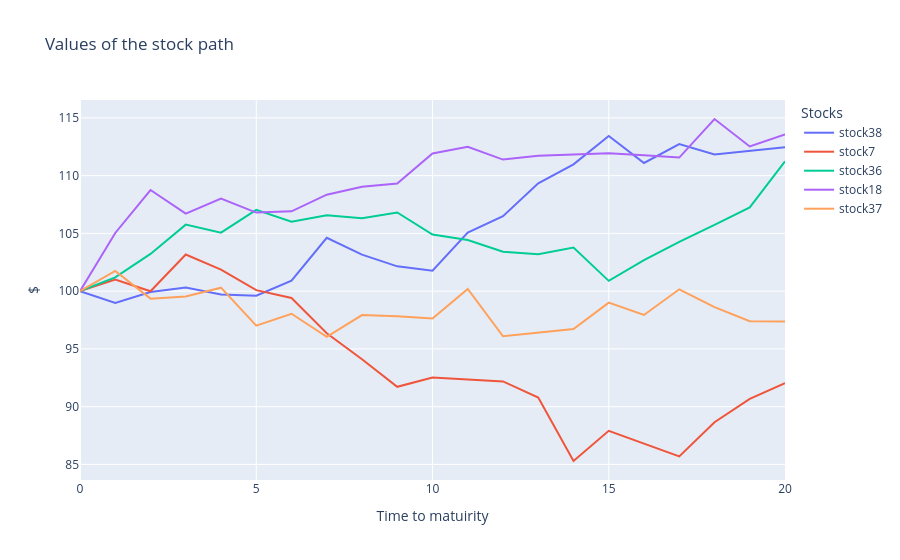

The code cell stored with this chart in its notebook:
### Code cell
fig = go.Figure()
# Add traces for each column
for column in stock_prices.columns[values]:
    fig.add_trace(go.Scatter(x=stock_prices.index, y=stock_prices[column], mode='lines', name=f"stock{column}"))

# Update layout
fig.update_layout(
    title='Values of the stock path ',
    xaxis_title='Time to matuirity',
    yaxis_title='$',
    template='plotly',
    legend=dict(title='Stocks'),
)

# Show the plot
fig.show()

### Figure 1 — Plotly figure (JSON) as saved in the notebook; plotly's stock layout.template omitted (floating-point values rounded to 4 significant figures)
{"data": [{"mode": "lines", "name": "stock38", "type": "scatter", "x": [0, 1, 2, 3, 4, 5, 6, 7, 8, 9, 10, 11, 12, 13, 14, 15, 16, 17, 18, 19, 20], "y": [100, 98.97, 99.93, 100.3, 99.7, 99.6, 100.9, 104.6, 103.2, 102.1, 101.8, 105.1, 106.5, 109.3, 111.0, 113.4, 111.1, 112.7, 111.8, 112.2, 112.5]}, {"mode": "lines", "name": "stock7", "type": "scatter", "x": [0, 1, 2, 3, 4, 5, 6, 7, 8, 9, 10, 11, 12, 13, 14, 15, 16, 17, 18, 19, 20], "y": [100, 101.0, 99.99, 103.2, 101.9, 100.1, 99.41, 96.36, 94.1, 91.72, 92.52, 92.39, 92.19, 90.79, 85.3, 87.91, 86.77, 85.69, 88.65, 90.68, 92.03]}, {"mode": "lines", "name": "stock36", "type": "scatter", "x": [0, 1, 2, 3, 4, 5, 6, 7, 8, 9, 10, 11, 12, 13, 14, 15, 16, 17, 18, 19, 20], "y": [100, 101.2, 103.2, 105.8, 105.1, 107.0, 106.0, 106.6, 106.3, 106.8, 104.9, 104.4, 103.4, 103.2, 103.8, 100.9, 102.7, 104.3, 105.7, 107.3, 111.2]}, {"mode": "lines", "name": "stock18", "type": "scatter", "x": [0, 1, 2, 3, 4, 5, 6, 7, 8, 9, 10, 11, 12, 13, 14, 15, 16, 17, 18, 19, 20], "y": [100, 105.0, 108.8, 106.7, 108.0, 106.8, 106.9, 108.4, 109.0, 109.3, 111.9, 112.5, 111.4, 111.7, 111.8, 111.9, 111.8, 111.6, 114.9, 112.5, 113.6]}, {"mode": "lines", "name": "stock37", "type": "scatter", "x": [0, 1, 2, 3, 4, 5, 6, 7, 8, 9, 10, 11, 12, 13, 14, 15, 16, 17, 18, 19, 20], "y": [100, 101.8, 99.35, 99.54, 100.3, 97.02, 98.04, 96.05, 97.93, 97.83, 97.64, 100.2, 96.1, 96.38, 96.72, 99.0, 97.94, 100.2, 98.62, 97.39, 97.37]}], "layout": {"legend": {"title": {"text": "Stocks"}}, "title": {"text": "Values of the stock path "}, "xaxis": {"title": {"text": "Time to matuirity"}}, "yaxis": {"title": {"text": "$"}}}}
